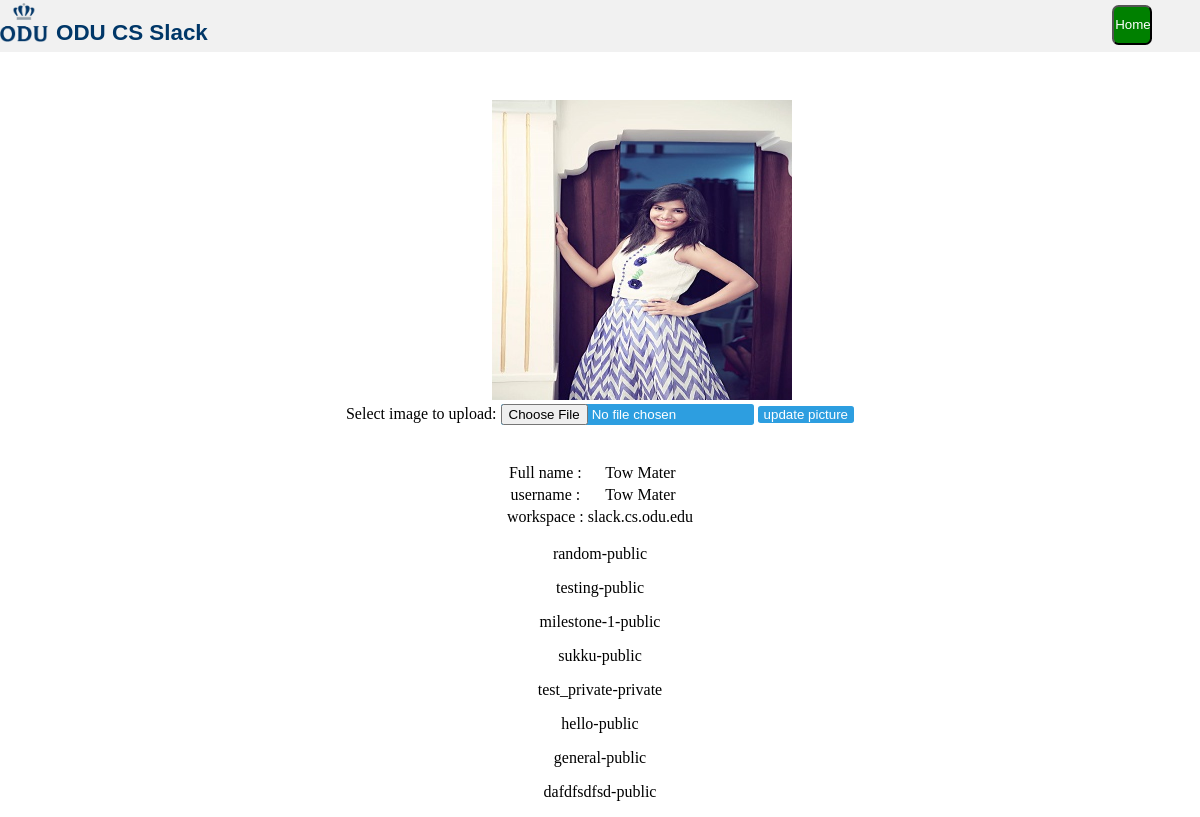
The app's page /php/userprofile.php (signed in), older data.
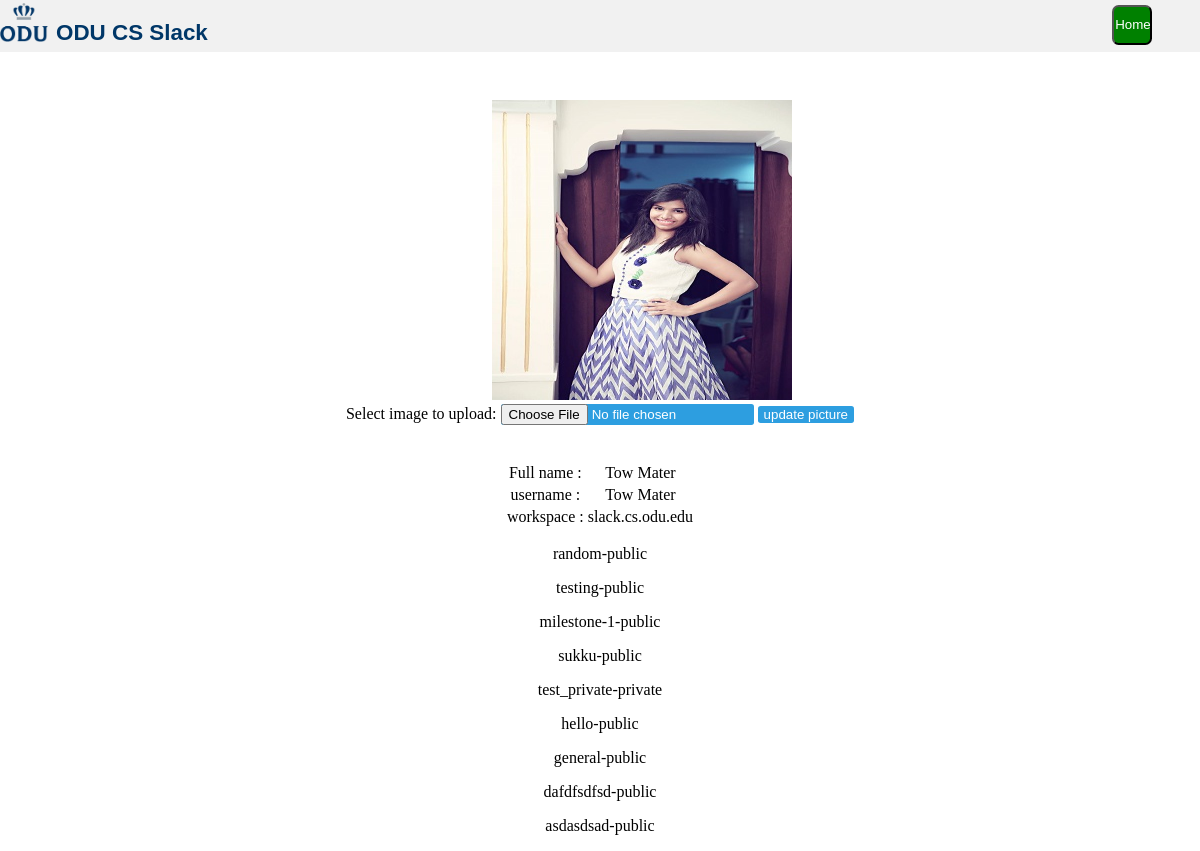
The same page, newer data.
### tables this page shows
CREATE TABLE IF NOT EXISTS `users` (
  `user_id` int(11) NOT NULL AUTO_INCREMENT,
  `email_id` varchar(200) NOT NULL,
  `full_name` varchar(100) NOT NULL,
  `display_name` varchar(100) NOT NULL,
  `password` varchar(20) NOT NULL,
  `work_space_url` varchar(500) NOT NULL,
  `description` varchar(500) NOT NULL,
  `status` varchar(100) NOT NULL,
  `phone_number` varchar(15) NOT NULL,
  `time_zone` varchar(30) NOT NULL,
  `skype_id` varchar(30) NOT NULL,
  `picture` varchar(100) NOT NULL DEFAULT '../images/default.png',
  `mode` varchar(20) NOT NULL,
  `timestamp` timestamp NOT NULL,
  PRIMARY KEY (`user_id`),
  KEY `work_space_url` (`work_space_url`)
);

CREATE TABLE IF NOT EXISTS `channel_users` (
  `channel_id` int(11) NOT NULL,
  `user_id` int(11) NOT NULL,
  `joined_date` timestamp NOT NULL,
  `left_date` timestamp NOT NULL,
  KEY `channel_id_channel_users` (`channel_id`),
  KEY `channel_users_user_id` (`user_id`)
);

CREATE TABLE IF NOT EXISTS `channels` (
  `channel_id` int(11) NOT NULL AUTO_INCREMENT,
  `channel_name` varchar(100) NOT NULL,
  `work_space_url` varchar(500) NOT NULL,
  `privacy_settings` varchar(100) NOT NULL,
  `purpose` varchar(200) NOT NULL,
  `user_id` int(11) NOT NULL,
  `timestamp` timestamp NOT NULL,
  `archieved_status` varchar(20) NOT NULL DEFAULT 'unarchieved',
  PRIMARY KEY (`channel_id`),
  KEY `wokr_space_url_channels` (`work_space_url`),
  KEY `user_id_channels` (`user_id`)
);

### php/userprofile.php (the view, shortened to what this page needs)
<!DOCTYPE html>
<html lang="en">
<head>
    <link rel="stylesheet" type="text/css" href="../css/login.css">
</head>
<body>
<?php
include("connect.php");
$email=$_SESSION['email'];
$query = mysqli_query($conn,"select * from users where email_id='".mysqli_real_escape_string($conn,$email)."'");
$res=mysqli_fetch_row($query);
?>
<div id="topbar" >
    <div ><img id="logo"  src="../images/logo.jpg"></div>
    <div class="logo-text">ODU CS Slack</div>
    <div class="login-button"><form action="home.php"><input id="signin-button" type="submit" value="Home"></form></div>
</div>
    <div style="text-align: center;">
        <div ><img style="height: 300px; width: 300px; margin-left:7%; margin-top: 4%;" src="<?php echo $res[11]; ?>"/>
        <form action="upload_picture.php" method="post" enctype="multipart/form-data">
                Select image to upload:
                <input class="image_upload_class" type="file" name="fileToUpload" id="fileToUpload">
                <input class="image_upload_class"  type="submit" value="update picture" name="submit">
            </form>
        </div>
        <div >
            <br>
            <br>
            <table align="center">
                <tr>
                    <td>Full name :</td>
                    <td><?php echo $res[2]; ?></td>
                </tr>
                <tr>
                    <td>username :</td>
                    <td><?php echo $res[3]; ?></td>
                </tr>
                <tr>
                    <td>workspace :</td>
                    <td><?php echo $res[5]; ?></td>
                </tr>
            </table>
        </div>
    <?php
    $sql_user_id = "SELECT user_id from users where email_id='".mysqli_real_escape_string($conn,$email)."'";
    $result_user_id = $conn->query($sql_user_id);
    if ($result_user_id->num_rows > 0) {
        while($row_user_id = $result_user_id->fetch_assoc()) {
            $user_id_channel=$row_user_id["user_id"];
        }
    } else {
    }
    $sql_channel_ids = "SELECT channel_id from channel_users where user_id='".mysqli_real_escape_string($conn,$user_id_channel)."'";
    $result_channel_id = $conn->query($sql_channel_ids);
    if($result_channel_id->num_rows>0){
        while($result_channel_users=$result_channel_id->fetch_assoc()){
            $channel_id_a=$result_channel_users["channel_id"];
                $sql_channels_display="SELECT channel_name from channels where channel_id='".mysqli_real_escape_string($conn,$channel_id_a)."'";
            $result_channel_display = $conn->query($sql_channels_display);
            $result_set_display=$result_channel_display->fetch_assoc();
            $sql_channels_display_settings="SELECT privacy_settings from channels where channel_id='".mysqli_real_escape_string($conn,$channel_id_a)."'";
            $result_channel_display_settings = $conn->query($sql_channels_display_settings);
            $result_set_display_settings=$result_channel_display_settings->fetch_assoc();
                echo "<p> ".$result_set_display["channel_name"]."-".$result_set_display_settings["privacy_settings"] ."</p>";
        }
    }
    else{
    }
    ?>
</div>
</body>
</html>

### css/login.css (style rules this page uses)
body { margin:0; padding:0; background-color:#FFFFFF; }
.login-button { float: right; margin-right: 4%; }
#signin-button { padding-left: 2%; padding-right: 2%; margin-top: 12%; height: 40px; width: 100%; background-color: green; border-radius: 0.5em; color: white; }
#topbar { float: left; padding-bottom:0.5%; width:100%; height: 10%; background-color:#F1F1F1; }
#logo { float:left; margin-right:8px; margin-top:3px; height:150%; width: 4%; }
.logo-text { float:left; color: #003768; margin-top:20px; font-family: sans-serif; font-weight: 700; font-size: 140%; }

### php/userprofile.php (style rules this page uses)
.image_upload_class { border: none; background-color: #2D9EE0; border-radius: 0.2em; color: #FFFFFF; }

Row changes from the older to the newer data that the page shows:
added channel_users: channel.channel_name "asdasdsad", channel.privacy_settings "public"
